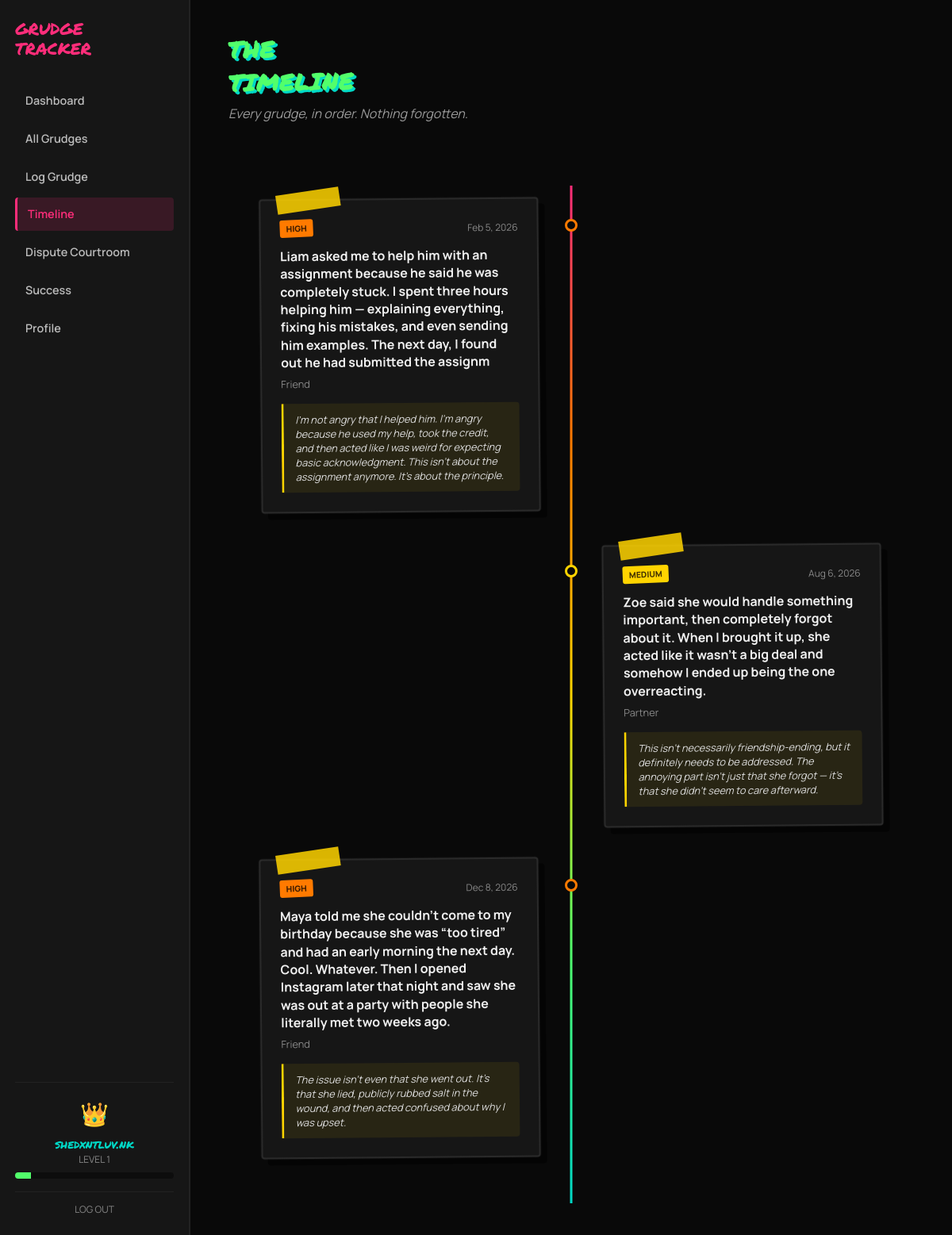
/Public/timeline.php (signed in), run on the app's committed database.
### tables this page shows
CREATE TABLE users (
  id INT AUTO_INCREMENT PRIMARY KEY,
  username VARCHAR(50) NOT NULL UNIQUE,
  email VARCHAR(150) NOT NULL UNIQUE,
  password_hash VARCHAR(255) NOT NULL,
  avatar_emoji VARCHAR(10) DEFAULT '👑',

   
  trust_score INT DEFAULT 50,           
  xp INT DEFAULT 0,
  level INT DEFAULT 1,
  streak_count INT DEFAULT 0,
  last_active_date DATE DEFAULT NULL,

   
  undo_used BOOLEAN DEFAULT FALSE,
  undo_used_at TIMESTAMP NULL DEFAULT NULL,

  created_at TIMESTAMP DEFAULT CURRENT_TIMESTAMP
);

CREATE TABLE grudges (
  id INT AUTO_INCREMENT PRIMARY KEY,
  user_id INT NOT NULL,

  title VARCHAR(255) NOT NULL,
  person_involved VARCHAR(100) NOT NULL,
  category VARCHAR(50) NOT NULL,
  severity ENUM('Low', 'Medium', 'High', 'Critical') NOT NULL,
  status ENUM('Active', 'In Progress', 'Resolved', 'Archived') DEFAULT 'Active',
  emoji VARCHAR(10) DEFAULT NULL,        
  notes TEXT DEFAULT NULL,
  date_occurred DATE NOT NULL,

  created_at TIMESTAMP DEFAULT CURRENT_TIMESTAMP,
  updated_at TIMESTAMP DEFAULT CURRENT_TIMESTAMP ON UPDATE CURRENT_TIMESTAMP,

  FOREIGN KEY (user_id) REFERENCES users(id) ON DELETE CASCADE
);

### Public/timeline.php (the view, shortened to what this page needs)
<?php
include 'includes/header.php';
$userId = $_SESSION['user_id'];
$stmt = $pdo->prepare("SELECT * FROM grudges WHERE user_id = ? ORDER BY date_occurred ASC");
$stmt->execute([$userId]);
$timelineEvents = $stmt->fetchAll();
?>
<div class="dashboard-top">
  <div>
    <h1 class="graffiti-heading heading-green-cyan">THE TIMELINE</h1>
    <p class="auth-subtext">Every grudge, in order. Nothing forgotten.</p>
  </div>
</div>
<?php if (count($timelineEvents) === 0): ?>
  <p class="no-results">Nothing logged yet. Your timeline starts the moment you do.</p>
<?php else: ?>
<div class="timeline-wrap">
  <div class="timeline-line"></div>
  <?php foreach ($timelineEvents as $index => $event): ?>
  <div class="timeline-item timeline-<?php echo strtolower($event['severity']); ?> <?php echo $index % 2 === 0 ? 'timeline-left' : 'timeline-right'; ?>">
    <div class="timeline-dot"></div>
    <div class="evidence-card timeline-card">
      <div class="tape tape-left"></div>
      <div class="timeline-card-header">
        <span class="severity-tag severity-<?php echo strtolower($event['severity']); ?>"><?php echo strtoupper($event['severity']); ?></span>
        <span class="timeline-date"><?php echo date('M j, Y', strtotime($event['date_occurred'])); ?></span>
      </div>
      <h3 class="timeline-title"><?php echo htmlspecialchars($event['title']); ?></h3>
      <p class="timeline-category"><?php echo htmlspecialchars($event['category']); ?></p>
      <?php if (!empty($event['notes'])): ?>
      <div class="pinned-note">
        <p class="pinned-note-text"><?php echo htmlspecialchars($event['notes']); ?></p>
      </div>
      <?php endif; ?>
    </div>
  </div>
  <?php endforeach; ?>
</div>
<?php endif; ?>

### Public/includes/SideBar.php
<?php
require_once 'includes/db.php';
$sidebarLevel = 1;
$sidebarXpPercent = 0;
if (isset($_SESSION['user_id'])) {
    $sidebarStmt = $pdo->prepare("SELECT xp, level FROM users WHERE id = ?");
    $sidebarStmt->execute([$_SESSION['user_id']]);
    $sidebarUser = $sidebarStmt->fetch();
    if ($sidebarUser) {
        $sidebarLevel = $sidebarUser['level'];
        $sidebarXpPercent = round(($sidebarUser['xp'] / 1000) * 100);
    }
}
?>
<nav class="sidebar">
  <div class="sidebar-logo">
    <span class="logo-text">GRUDGE<br>TRACKER</span>
  </div>
  <ul class="sidebar-links">
    <li><a href="dashboard.php" class="<?php echo basename($_SERVER['PHP_SELF']) == 'dashboard.php' ? 'active' : ''; ?>">Dashboard</a></li>
    <li><a href="all-grudges.php" class="<?php echo basename($_SERVER['PHP_SELF']) == 'all-grudges.php' ? 'active' : ''; ?>">All Grudges</a></li>
    <li><a href="log-grudge.php" class="<?php echo basename($_SERVER['PHP_SELF']) == 'log-grudge.php' ? 'active' : ''; ?>">Log Grudge</a></li>
    <li><a href="timeline.php" class="<?php echo basename($_SERVER['PHP_SELF']) == 'timeline.php' ? 'active' : ''; ?>">Timeline</a></li>
    <li><a href="courtroom.php" class="<?php echo basename($_SERVER['PHP_SELF']) == 'courtroom.php' ? 'active' : ''; ?>">Dispute Courtroom</a></li>
    <li><a href="success.php" class="<?php echo basename($_SERVER['PHP_SELF']) == 'success.php' ? 'active' : ''; ?>">Success</a></li>
    <li><a href="profile.php" class="<?php echo basename($_SERVER['PHP_SELF']) == 'profile.php' ? 'active' : ''; ?>">Profile</a></li>
  </ul>
  <div class="sidebar-user">
    <div class="mascot-badge">👑</div>
    <p class="sidebar-username"><?php echo htmlspecialchars($_SESSION['username'] ?? 'Guest'); ?></p>
    <p class="sidebar-level">LEVEL <?php echo $sidebarLevel; ?></p>
    <div class="xp-bar-mini">
      <div class="xp-bar-mini-fill" style="width: <?php echo $sidebarXpPercent; ?>%;"></div>
    </div>
    <a href="logout.php" class="logout-link">LOG OUT</a>
  </div>
</nav>

### data on the page
users: level "1"
grudges: severity "HIGH", date_occurred "Feb 5, 2026", title "Liam asked me to help him with an assignment because he said he was completely stuck. I spent three hours helping him — explaining everything, fixing his mistakes, and even sending him examples. The next day, I found out he had submitted the assignm", category "Friend", notes "I'm not angry that I helped him. I'm angry because he used my help, took the credit, and then acted like I was weird for expecting basic acknowledgment. This isn't about the assignment anymore. It's about the principle."
grudges: severity "MEDIUM", date_occurred "Aug 6, 2026", title "Zoe said she would handle something important, then completely forgot about it. When I brought it up, she acted like it wasn't a big deal and somehow I ended up being the one overreacting.", category "Partner", notes "This isn't necessarily friendship-ending, but it definitely needs to be addressed. The annoying part isn't just that she forgot — it's that she didn't seem to care afterward."
grudges: severity "HIGH", date_occurred "Dec 8, 2026", title "Maya told me she couldn't come to my birthday because she was “too tired” and had an early morning the next day. Cool. Whatever. Then I opened Instagram later that night and saw she was out at a party with people she literally met two weeks ago.", category "Friend", notes "The issue isn't even that she went out. It's that she lied, publicly rubbed salt in the wound, and then acted confused about why I was upset."

### other printed values
$_SESSION['username'] "shedxntluv.nk"
